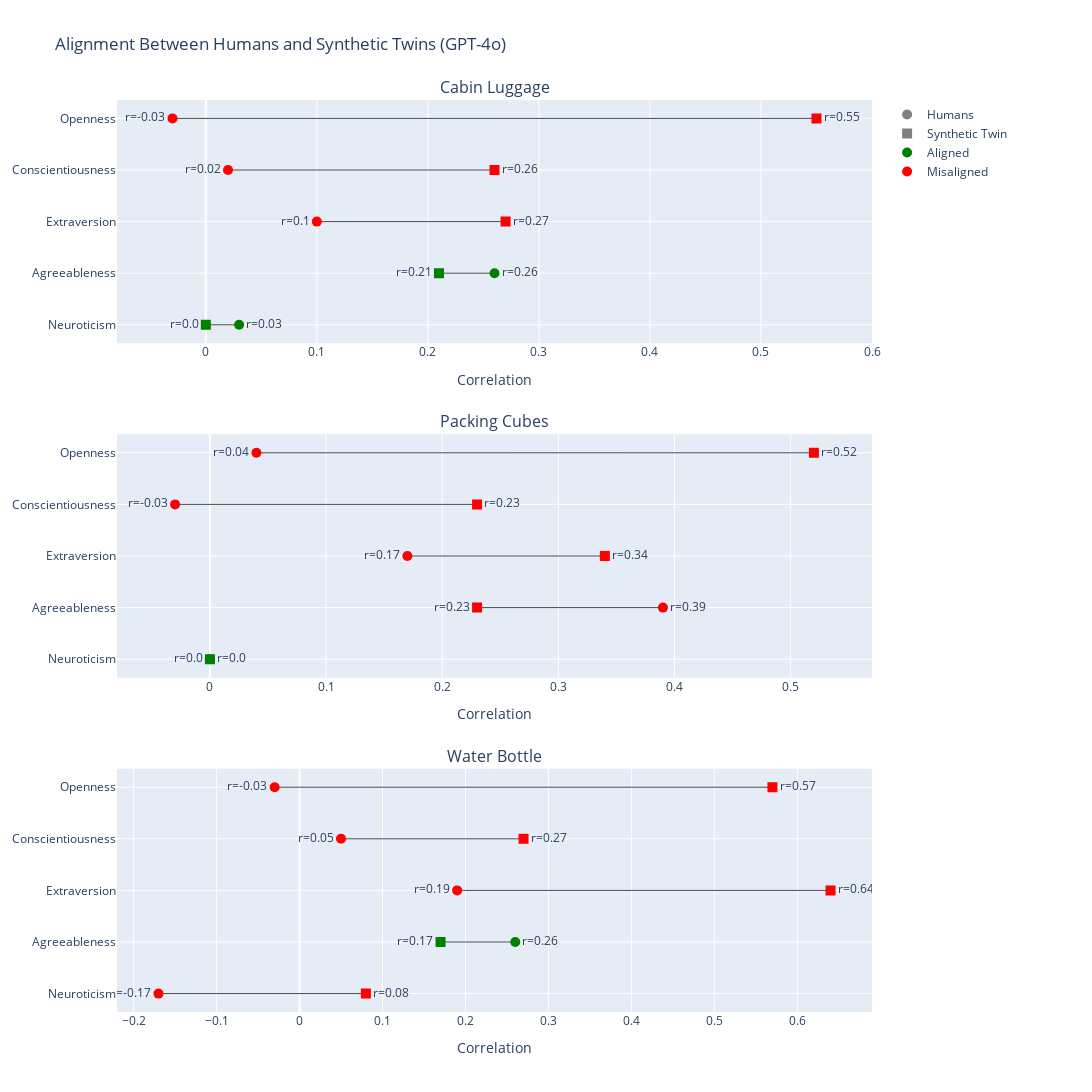

The code cell stored with this chart in its notebook:
### Code cell
plot_alignment_with_humans("gpt-4o")

### Figure 1 — Plotly figure (JSON) as saved in the notebook; plotly's stock layout.template omitted (floating-point values rounded to 4 significant figures)
{"data": [{"line": {"color": "black", "width": 1}, "mode": "lines", "opacity": 0.7, "showlegend": false, "type": "scatter", "x": [-0.03, 0.55], "xaxis": "x", "y": ["Openness", "Openness"], "yaxis": "y"}, {"marker": {"color": "red", "size": 10, "symbol": "circle"}, "mode": "markers+text", "showlegend": false, "text": ["r=-0.03"], "textposition": "middle left", "type": "scatter", "x": [-0.03], "xaxis": "x", "y": ["Openness"], "yaxis": "y"}, {"marker": {"color": "red", "size": 10, "symbol": "square"}, "mode": "markers+text", "showlegend": false, "text": ["r=0.55"], "textposition": "middle right", "type": "scatter", "x": [0.55], "xaxis": "x", "y": ["Openness"], "yaxis": "y"}, {"line": {"color": "black", "width": 1}, "mode": "lines", "opacity": 0.7, "showlegend": false, "type": "scatter", "x": [0.02, 0.26], "xaxis": "x", "y": ["Conscientiousness", "Conscientiousness"], "yaxis": "y"}, {"marker": {"color": "red", "size": 10, "symbol": "circle"}, "mode": "markers+text", "showlegend": false, "text": ["r=0.02"], "textposition": "middle left", "type": "scatter", "x": [0.02], "xaxis": "x", "y": ["Conscientiousness"], "yaxis": "y"}, {"marker": {"color": "red", "size": 10, "symbol": "square"}, "mode": "markers+text", "showlegend": false, "text": ["r=0.26"], "textposition": "middle right", "type": "scatter", "x": [0.26], "xaxis": "x", "y": ["Conscientiousness"], "yaxis": "y"}, {"line": {"color": "black", "width": 1}, "mode": "lines", "opacity": 0.7, "showlegend": false, "type": "scatter", "x": [0.1, 0.27], "xaxis": "x", "y": ["Extraversion", "Extraversion"], "yaxis": "y"}, {"marker": {"color": "red", "size": 10, "symbol": "circle"}, "mode": "markers+text", "showlegend": false, "text": ["r=0.1"], "textposition": "middle left", "type": "scatter", "x": [0.1], "xaxis": "x", "y": ["Extraversion"], "yaxis": "y"}, {"marker": {"color": "red", "size": 10, "symbol": "square"}, "mode": "markers+text", "showlegend": false, "text": ["r=0.27"], "textposition": "middle right", "type": "scatter", "x": [0.27], "xaxis": "x", "y": ["Extraversion"], "yaxis": "y"}, {"line": {"color": "black", "width": 1}, "mode": "lines", "opacity": 0.7, "showlegend": false, "type": "scatter", "x": [0.26, 0.21], "xaxis": "x", "y": ["Agreeableness", "Agreeableness"], "yaxis": "y"}, {"marker": {"color": "green", "size": 10, "symbol": "circle"}, "mode": "markers+text", "showlegend": false, "text": ["r=0.26"], "textposition": "middle right", "type": "scatter", "x": [0.26], "xaxis": "x", "y": ["Agreeableness"], "yaxis": "y"}, {"marker": {"color": "green", "size": 10, "symbol": "square"}, "mode": "markers+text", "showlegend": false, "text": ["r=0.21"], "textposition": "middle left", "type": "scatter", "x": [0.21], "xaxis": "x", "y": ["Agreeableness"], "yaxis": "y"}, {"line": {"color": "black", "width": 1}, "mode": "lines", "opacity": 0.7, "showlegend": false, "type": "scatter", "x": [0.03, 0], "xaxis": "x", "y": ["Neuroticism", "Neuroticism"], "yaxis": "y"}, {"marker": {"color": "green", "size": 10, "symbol": "circle"}, "mode": "markers+text", "showlegend": false, "text": ["r=0.03"], "textposition": "middle right", "type": "scatter", "x": [0.03], "xaxis": "x", "y": ["Neuroticism"], "yaxis": "y"}, {"marker": {"color": "green", "size": 10, "symbol": "square"}, "mode": "markers+text", "showlegend": false, "text": ["r=0.0"], "textposition": "middle left", "type": "scatter", "x": [0], "xaxis": "x", "y": ["Neuroticism"], "yaxis": "y"}, {"line": {"color": "black", "width": 1}, "mode": "lines", "opacity": 0.7, "showlegend": false, "type": "scatter", "x": [0.04, 0.52], "xaxis": "x2", "y": ["Openness", "Openness"], "yaxis": "y2"}, {"marker": {"color": "red", "size": 10, "symbol": "circle"}, "mode": "markers+text", "showlegend": false, "text": ["r=0.04"], "textposition": "middle left", "type": "scatter", "x": [0.04], "xaxis": "x2", "y": ["Openness"], "yaxis": "y2"}, {"marker": {"color": "red", "size": 10, "symbol": "square"}, "mode": "markers+text", "showlegend": false, "text": ["r=0.52"], "textposition": "middle right", "type": "scatter", "x": [0.52], "xaxis": "x2", "y": ["Openness"], "yaxis": "y2"}, {"line": {"color": "black", "width": 1}, "mode": "lines", "opacity": 0.7, "showlegend": false, "type": "scatter", "x": [-0.03, 0.23], "xaxis": "x2", "y": ["Conscientiousness", "Conscientiousness"], "yaxis": "y2"}, {"marker": {"color": "red", "size": 10, "symbol": "circle"}, "mode": "markers+text", "showlegend": false, "text": ["r=-0.03"], "textposition": "middle left", "type": "scatter", "x": [-0.03], "xaxis": "x2", "y": ["Conscientiousness"], "yaxis": "y2"}, {"marker": {"color": "red", "size": 10, "symbol": "square"}, "mode": "markers+text", "showlegend": false, "text": ["r=0.23"], "textposition": "middle right", "type": "scatter", "x": [0.23], "xaxis": "x2", "y": ["Conscientiousness"], "yaxis": "y2"}, {"line": {"color": "black", "width": 1}, "mode": "lines", "opacity": 0.7, "showlegend": false, "type": "scatter", "x": [0.17, 0.34], "xaxis": "x2", "y": ["Extraversion", "Extraversion"], "yaxis": "y2"}, {"marker": {"color": "red", "size": 10, "symbol": "circle"}, "mode": "markers+text", "showlegend": false, "text": ["r=0.17"], "textposition": "middle left", "type": "scatter", "x": [0.17], "xaxis": "x2", "y": ["Extraversion"], "yaxis": "y2"}, {"marker": {"color": "red", "size": 10, "symbol": "square"}, "mode": "markers+text", "showlegend": false, "text": ["r=0.34"], "textposition": "middle right", "type": "scatter", "x": [0.34], "xaxis": "x2", "y": ["Extraversion"], "yaxis": "y2"}, {"line": {"color": "black", "width": 1}, "mode": "lines", "opacity": 0.7, "showlegend": false, "type": "scatter", "x": [0.39, 0.23], "xaxis": "x2", "y": ["Agreeableness", "Agreeableness"], "yaxis": "y2"}, {"marker": {"color": "red", "size": 10, "symbol": "circle"}, "mode": "markers+text", "showlegend": false, "text": ["r=0.39"], "textposition": "middle right", "type": "scatter", "x": [0.39], "xaxis": "x2", "y": ["Agreeableness"], "yaxis": "y2"}, {"marker": {"color": "red", "size": 10, "symbol": "square"}, "mode": "markers+text", "showlegend": false, "text": ["r=0.23"], "textposition": "middle left", "type": "scatter", "x": [0.23], "xaxis": "x2", "y": ["Agreeableness"], "yaxis": "y2"}, {"line": {"color": "black", "width": 1}, "mode": "lines", "opacity": 0.7, "showlegend": false, "type": "scatter", "x": [0, 0], "xaxis": "x2", "y": ["Neuroticism", "Neuroticism"], "yaxis": "y2"}, {"marker": {"color": "green", "size": 10, "symbol": "circle"}, "mode": "markers+text", "showlegend": false, "text": ["r=0.0"], "textposition": "middle right", "type": "scatter", "x": [0], "xaxis": "x2", "y": ["Neuroticism"], "yaxis": "y2"}, {"marker": {"color": "green", "size": 10, "symbol": "square"}, "mode": "markers+text", "showlegend": false, "text": ["r=0.0"], "textposition": "middle left", "type": "scatter", "x": [0], "xaxis": "x2", "y": ["Neuroticism"], "yaxis": "y2"}, {"line": {"color": "black", "width": 1}, "mode": "lines", "opacity": 0.7, "showlegend": false, "type": "scatter", "x": [-0.03, 0.57], "xaxis": "x3", "y": ["Openness", "Openness"], "yaxis": "y3"}, {"marker": {"color": "red", "size": 10, "symbol": "circle"}, "mode": "markers+text", "showlegend": false, "text": ["r=-0.03"], "textposition": "middle left", "type": "scatter", "x": [-0.03], "xaxis": "x3", "y": ["Openness"], "yaxis": "y3"}, {"marker": {"color": "red", "size": 10, "symbol": "square"}, "mode": "markers+text", "showlegend": false, "text": ["r=0.57"], "textposition": "middle right", "type": "scatter", "x": [0.57], "xaxis": "x3", "y": ["Openness"], "yaxis": "y3"}, {"line": {"color": "black", "width": 1}, "mode": "lines", "opacity": 0.7, "showlegend": false, "type": "scatter", "x": [0.05, 0.27], "xaxis": "x3", "y": ["Conscientiousness", "Conscientiousness"], "yaxis": "y3"}, {"marker": {"color": "red", "size": 10, "symbol": "circle"}, "mode": "markers+text", "showlegend": false, "text": ["r=0.05"], "textposition": "middle left", "type": "scatter", "x": [0.05], "xaxis": "x3", "y": ["Conscientiousness"], "yaxis": "y3"}, {"marker": {"color": "red", "size": 10, "symbol": "square"}, "mode": "markers+text", "showlegend": false, "text": ["r=0.27"], "textposition": "middle right", "type": "scatter", "x": [0.27], "xaxis": "x3", "y": ["Conscientiousness"], "yaxis": "y3"}, {"line": {"color": "black", "width": 1}, "mode": "lines", "opacity": 0.7, "showlegend": false, "type": "scatter", "x": [0.19, 0.64], "xaxis": "x3", "y": ["Extraversion", "Extraversion"], "yaxis": "y3"}, {"marker": {"color": "red", "size": 10, "symbol": "circle"}, "mode": "markers+text", "showlegend": false, "text": ["r=0.19"], "textposition": "middle left", "type": "scatter", "x": [0.19], "xaxis": "x3", "y": ["Extraversion"], "yaxis": "y3"}, {"marker": {"color": "red", "size": 10, "symbol": "square"}, "mode": "markers+text", "showlegend": false, "text": ["r=0.64"], "textposition": "middle right", "type": "scatter", "x": [0.64], "xaxis": "x3", "y": ["Extraversion"], "yaxis": "y3"}, {"line": {"color": "black", "width": 1}, "mode": "lines", "opacity": 0.7, "showlegend": false, "type": "scatter", "x": [0.26, 0.17], "xaxis": "x3", "y": ["Agreeableness", "Agreeableness"], "yaxis": "y3"}, {"marker": {"color": "green", "size": 10, "symbol": "circle"}, "mode": "markers+text", "showlegend": false, "text": ["r=0.26"], "textposition": "middle right", "type": "scatter", "x": [0.26], "xaxis": "x3", "y": ["Agreeableness"], "yaxis": "y3"}, {"marker": {"color": "green", "size": 10, "symbol": "square"}, "mode": "markers+text", "showlegend": false, "text": ["r=0.17"], "textposition": "middle left", "type": "scatter", "x": [0.17], "xaxis": "x3", "y": ["Agreeableness"], "yaxis": "y3"}, {"line": {"color": "black", "width": 1}, "mode": "lines", "opacity": 0.7, "showlegend": false, "type": "scatter", "x": [-0.17, 0.08], "xaxis": "x3", "y": ["Neuroticism", "Neuroticism"], "yaxis": "y3"}, {"marker": {"color": "red", "size": 10, "symbol": "circle"}, "mode": "markers+text", "showlegend": false, "text": ["r=-0.17"], "textposition": "middle left", "type": "scatter", "x": [-0.17], "xaxis": "x3", "y": ["Neuroticism"], "yaxis": "y3"}, {"marker": {"color": "red", "size": 10, "symbol": "square"}, "mode": "markers+text", "showlegend": false, "text": ["r=0.08"], "textposition": "middle right", "type": "scatter", "x": [0.08], "xaxis": "x3", "y": ["Neuroticism"], "yaxis": "y3"}, {"marker": {"color": "gray", "size": 10, "symbol": "circle"}, "mode": "markers", "name": "Humans", "type": "scatter", "x": [null], "y": [null]}, {"marker": {"color": "gray", "size": 10, "symbol": "square"}, "mode": "markers", "name": "Synthetic Twin", "type": "scatter", "x": [null], "y": [null]}, {"marker": {"color": "green", "size": 10, "symbol": "circle"}, "mode": "markers", "name": "Aligned", "type": "scatter", "x": [null], "y": [null]}, {"marker": {"color": "red", "size": 10, "symbol": "circle"}, "mode": "markers", "name": "Misaligned", "type": "scatter", "x": [null], "y": [null]}], "layout": {"annotations": [{"font": {"size": 16}, "showarrow": false, "text": "Cabin Luggage", "x": 0.5, "xanchor": "center", "xref": "paper", "y": 1, "yanchor": "bottom", "yref": "paper"}, {"font": {"size": 16}, "showarrow": false, "text": "Packing Cubes", "x": 0.5, "xanchor": "center", "xref": "paper", "y": 0.6333, "yanchor": "bottom", "yref": "paper"}, {"font": {"size": 16}, "showarrow": false, "text": "Water Bottle", "x": 0.5, "xanchor": "center", "xref": "paper", "y": 0.2667, "yanchor": "bottom", "yref": "paper"}], "height": 1400, "legend": {"borderwidth": 0, "font": {"size": 12}, "traceorder": "normal", "x": 1.02, "y": 1}, "margin": {"b": 80, "l": 100, "r": 220, "t": 100}, "title": {"text": "Alignment Between Humans and Synthetic Twins (GPT-4o)"}, "width": 1300, "xaxis": {"anchor": "y", "domain": [0, 1], "range": [-0.08, 0.6], "title": {"text": "Correlation"}}, "xaxis2": {"anchor": "y2", "domain": [0, 1], "range": [-0.08, 0.57], "title": {"text": "Correlation"}}, "xaxis3": {"anchor": "y3", "domain": [0, 1], "range": [-0.22, 0.69], "title": {"text": "Correlation"}}, "yaxis": {"anchor": "x", "categoryarray": ["Neuroticism", "Agreeableness", "Extraversion", "Conscientiousness", "Openness"], "categoryorder": "array", "domain": [0.7333, 1]}, "yaxis2": {"anchor": "x2", "categoryarray": ["Neuroticism", "Agreeableness", "Extraversion", "Conscientiousness", "Openness"], "categoryorder": "array", "domain": [0.3667, 0.6333]}, "yaxis3": {"anchor": "x3", "categoryarray": ["Neuroticism", "Agreeableness", "Extraversion", "Conscientiousness", "Openness"], "categoryorder": "array", "domain": [0, 0.2667]}}}
